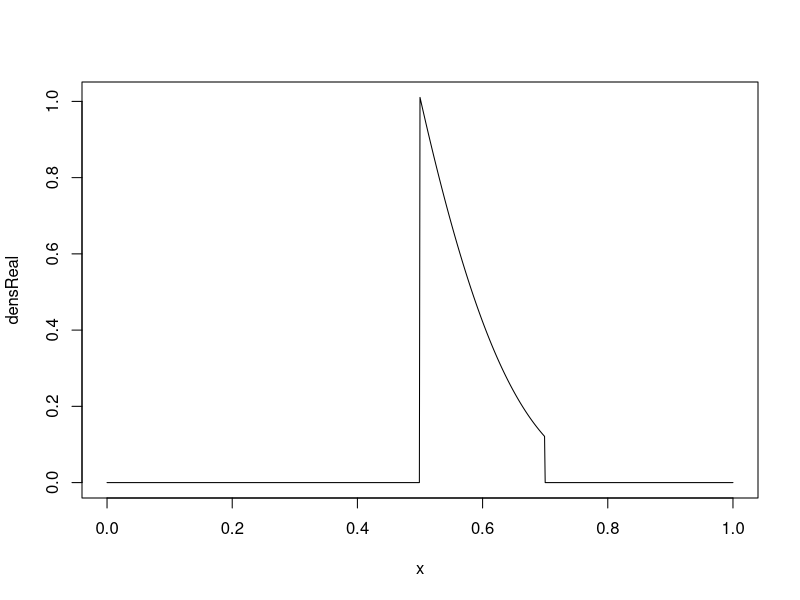

The R script that drew this image:
# 6.7 b)

truncDBeta = function(x, alpha, beta, c, d){
  densReal = dbeta(x, alpha, beta)
  densReal[x<c] = 0
  densReal[x>d] = 0
  return(densReal)
}
x = seq(0,1, length.out=1001)
c = 0.5
d = 0.7
densReal = truncDBeta(x, 2.7, 6.3, c, d)
plot(x, densReal,'l')

N = 100000
sample1 = rep(0.6, N)
nbr_accept = 0
for (i in 2:N){
  #prop_x = rbeta(1, 2, 6)
  prop_x = runif(1, c, d)
  u = runif(1)
  accept_ratio = truncDBeta(prop_x, 2.7, 6.3, c, d) / truncDBeta(sample1[i-1], 2.7, 6.3, c, d)
  if (accept_ratio > u){
    nbr_accept = nbr_accept + 1
    sample1[i] = prop_x
  } else {
    sample1[i] = sample1[i-1]
  }
}
nbr_accept/N

